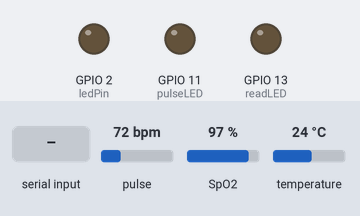
Simulated run of this sketch. Board: ESP8266 (NodeMCU). On the bench: output pins drawn as LEDs (lit = HIGH). Dashed ring = blinking. Inputs (shaded band) come from the test bench; at power-on: pulse 72 bpm, SpO2 97 %, temperature 24 °C. WiFi joins after 1.5 s; servers stay silent unless stated; what the sketch prints to the serial monitor is not drawn.

Above: at 2.3 s.
2.4 s: "1" received over Serial
3.9 s: pulse set to 100 bpm
6.9 s: SpO2 set to 100 %
At 8.02 s:
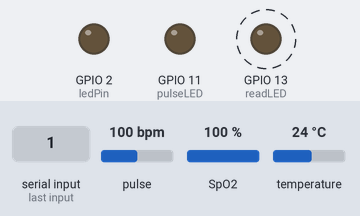
9.9 s: temperature set to 4 °C
Timing chart, 0 to 13.9 s (numbered marks = the images above; inputs shaded):
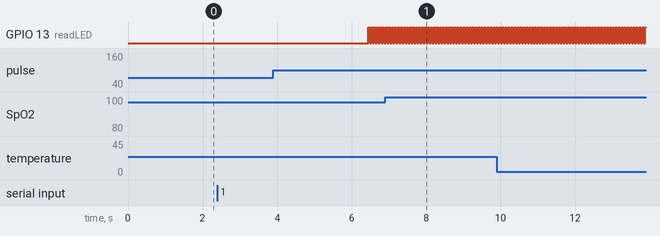

Measured:
- by itself, GPIO 13 (readLED): alternates HIGH for 0.04 s and LOW for 0.04 s

The sketch:

testFirebase.ino
```cpp
#include <Arduino.h>
#if defined(ESP32)
  #include <WiFi.h>
#elif defined(ESP8266)
  #include <ESP8266WiFi.h>
#endif
#include <Firebase_ESP_Client.h>


//Provide the token generation process info.
#include "addons/TokenHelper.h"
//Provide the RTDB payload printing info and other helper functions.
#include "addons/RTDBHelper.h"

// Insert your network credentials
#define WIFI_SSID "Vivo U10"
#define WIFI_PASSWORD "09022001"

// Insert Firebase project API Key
#define API_KEY "AIzaSyD8f6u7pcZS96aDABfvlVB06B4PVw5CUQY"

// Insert RTDB URLefine the RTDB URL */
#define DATABASE_URL "https://fir-authall-37df8-default-rtdb.firebaseio.com/"

//Define Firebase Data object
FirebaseData fbdo;

FirebaseAuth auth;
FirebaseConfig config;

unsigned long sendDataPrevMillis = 0;
int count = 0;
bool signupOK = false;

const int ledPin = 2;
int val=0;

// =================MAX30105============================
#include "MAX30105.h"
#include "spo2_algorithm.h"
MAX30105 particleSensor;

#define MAX_BRIGHTNESS 255

#if defined(__AVR_ATmega328P__) || defined(__AVR_ATmega168__)
//Arduino Uno doesn't have enough SRAM to store 100 samples of IR led data and red led data in 32-bit format
//To solve this problem, 16-bit MSB of the sampled data will be truncated. Samples become 16-bit data.
uint16_t irBuffer[100]; //infrared LED sensor data
uint16_t redBuffer[100];  //red LED sensor data
#else
uint32_t irBuffer[100]; //infrared LED sensor data
uint32_t redBuffer[100];  //red LED sensor data
#endif

int32_t bufferLength; //data length
int32_t spo2; //SPO2 value
int8_t validSPO2; //indicator to show if the SPO2 calculation is valid
int32_t heartRate; //heart rate value
int8_t validHeartRate; //indicator to show if the heart rate calculation is valid
float temperature;

byte pulseLED = 11; //Must be on PWM pin
byte readLED = 13; //Blinks with each data read

void configMax30105(){
  pinMode(pulseLED, OUTPUT);
  pinMode(readLED, OUTPUT);

  // Initialize sensor
  while (!particleSensor.begin(Wire, I2C_SPEED_FAST)) //Use default I2C port, 400kHz speed
  {
    Serial.println(F("MAX30105 was not found. Please check wiring/power."));
  }

  Serial.println(F("Attach sensor to finger with rubber band. Press any key to start conversion"));
  while (Serial.available() == 0) ; //wait until user presses a key
  Serial.read();

  byte ledBrightness = 60; //Options: 0=Off to 255=50mA
  byte sampleAverage = 4; //Options: 1, 2, 4, 8, 16, 32
  byte ledMode = 2; //Options: 1 = Red only, 2 = Red + IR, 3 = Red + IR + Green
  byte sampleRate = 100; //Options: 50, 100, 200, 400, 800, 1000, 1600, 3200
  int pulseWidth = 411; //Options: 69, 118, 215, 411
  int adcRange = 4096; //Options: 2048, 4096, 8192, 16384

  particleSensor.setup(ledBrightness, sampleAverage, ledMode, sampleRate, pulseWidth, adcRange); //Configure sensor with these settings
}

void calculateData(){
    bufferLength = 100; //buffer length of 100 stores 4 seconds of samples running at 25sps

  //read the first 100 samples, and determine the signal range
  for (byte i = 0 ; i < bufferLength ; i++)
  {
    while (particleSensor.available() == false) //do we have new data?
      particleSensor.check(); //Check the sensor for new data

    redBuffer[i] = particleSensor.getRed();
    irBuffer[i] = particleSensor.getIR();
    particleSensor.nextSample(); //We're finished with this sample so move to next sample

    Serial.print(F("red="));
    Serial.print(redBuffer[i], DEC);
    Serial.print(F(", ir="));
    Serial.println(irBuffer[i], DEC);
  }

  //calculate heart rate and SpO2 after first 100 samples (first 4 seconds of samples)
  maxim_heart_rate_and_oxygen_saturation(irBuffer, bufferLength, redBuffer, &spo2, &validSPO2, &heartRate, &validHeartRate);

  //Continuously taking samples from MAX30102.  Heart rate and SpO2 are calculated every 1 second
  while (1)
  {
    //dumping the first 25 sets of samples in the memory and shift the last 75 sets of samples to the top
    for (byte i = 25; i < 100; i++)
    {
      redBuffer[i - 25] = redBuffer[i];
      irBuffer[i - 25] = irBuffer[i];
    }

    //take 25 sets of samples before calculating the heart rate.
    for (byte i = 75; i < 100; i++)
    {
      while (particleSensor.available() == false) //do we have new data?
        particleSensor.check(); //Check the sensor for new data

      digitalWrite(readLED, !digitalRead(readLED)); //Blink onboard LED with every data read

      redBuffer[i] = particleSensor.getRed();
      irBuffer[i] = particleSensor.getIR();
      particleSensor.nextSample(); //We're finished with this sample so move to next sample

      //send samples and calculation result to terminal program through UART
      // Serial.print(F("red="));
      // Serial.print(redBuffer[i], DEC);
      // Serial.print(F(", ir="));
      // Serial.print(irBuffer[i], DEC);
      temperature = particleSensor.readTemperature();

      Serial.print("TempC=");
      Serial.print(temperature, 1);

      Serial.print(F(", HR="));
      Serial.print(heartRate, DEC);

      // Serial.print(F(", HRvalid="));
      // Serial.print(validHeartRate, DEC);

      Serial.print(F(", SPO2="));
      Serial.print(spo2, DEC);

      // Serial.print(F(", SPO2Valid="));
      // Serial.println(validSPO2, DEC);
    }

    //After gathering 25 new samples recalculate HR and SP02
    maxim_heart_rate_and_oxygen_saturation(irBuffer, bufferLength, redBuffer, &spo2, &validSPO2, &heartRate, &validHeartRate);
  }
}
void configFirebase(){
   WiFi.begin(WIFI_SSID, WIFI_PASSWORD);
  Serial.print("Connecting to Wi-Fi");
  while (WiFi.status() != WL_CONNECTED){
    Serial.print(".");
    delay(300);
  }
  Serial.println();
  Serial.print("Connected with IP: ");
  Serial.println(WiFi.localIP());
  Serial.println();

  /* Assign the api key (required) */
  config.api_key = API_KEY;

  /* Assign the RTDB URL (required) */
  config.database_url = DATABASE_URL;

  /* Sign up */
  if (Firebase.signUp(&config, &auth, "", "")){
    Serial.println("ok");
    signupOK = true;
  }
  else{
    Serial.printf("%s\n", config.signer.signupError.message.c_str());
  }

  /* Assign the callback function for the long running token generation task */
  config.token_status_callback = tokenStatusCallback; //see addons/TokenHelper.h

  Firebase.begin(&config, &auth);
  Firebase.reconnectWiFi(true);
  }

void sendDataToFireBase(){
  val = digitalRead(ledPin);
  if (Firebase.ready() && signupOK && (millis() - sendDataPrevMillis > 1000 || sendDataPrevMillis == 0)){
    sendDataPrevMillis = millis();
    // Write an Int number on the database path test/spo2
    if (Firebase.RTDB.setInt(&fbdo, "test/spo2", spo2)){
      Serial.println("PASSED");
      Serial.println("PATH: " + fbdo.dataPath());
      Serial.println("TYPE: " + fbdo.dataType());
    }
    else {
      Serial.println("FAILED");
      Serial.println("REASON: " + fbdo.errorReason());
    }
    count++;
    if (Firebase.RTDB.setInt(&fbdo, "test/led", val)){
      Serial.println("PASSED");
      Serial.println("PATH: " + fbdo.dataPath());
      Serial.println("TYPE: " + fbdo.dataType());
    }
    else {
      Serial.println("FAILED");
      Serial.println("REASON: " + fbdo.errorReason());
    }
    if(val==0)
    digitalWrite(ledPin, HIGH);
    else digitalWrite(ledPin, LOW);

    // Write an Float number on the database path test/bmp
    if (Firebase.RTDB.setInt(&fbdo, "test/bmp", heartRate)){
      Serial.println("PASSED");
      Serial.println("PATH: " + fbdo.dataPath());
      Serial.println("TYPE: " + fbdo.dataType());
    }
    else {
      Serial.println("FAILED");
      Serial.println("REASON: " + fbdo.errorReason());
    }

    // Write an Float number on the database path test/temp
    if (Firebase.RTDB.setFloat(&fbdo, "test/temp",temperature)){
      Serial.println("PASSED");
      Serial.println("PATH: " + fbdo.dataPath());
      Serial.println("TYPE: " + fbdo.dataType());
    }
    else {
      Serial.println("FAILED");
      Serial.println("REASON: " + fbdo.errorReason());
    }
  }
}

void setup(){
  Serial.begin(115200);
  configFirebase();
  configMax30105();

  pinMode(ledPin, OUTPUT);
  digitalWrite(ledPin, LOW);
}

void loop(){
  calculateData();
  sendDataToFireBase();
}
```
